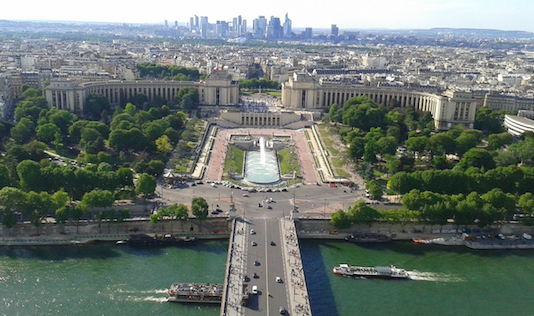
#> input picture 7_segmentation/imgs/paris.png, 534 x 316 px
$ jupyter execute 7_segmentation.ipynb   (shell and % lines are left out)
#> lines starting #> are read from the running program, lines starting #| are printed output that depends on the picture
# Segmentation

Accordingly to wikipedia, segmentation `is the process of partitioning a digital image into multiple segments`.

Segmentation is usefull when you want to know the exacts boudaries of the object you want to select.
In a segmentation task, we assign to each pixel a label, and our goal is to find the best way to assign the best labels...

There is an example of image segmentation :

Segmentation is an old problem in computer vision, also many different approaches exist.
There are some of them :

- color (or texture) based
- region based
- conditionnal random filed based
- graph methods based
- neural network based
- etc.

In this notebok we will look at the simplest form of segmentation : the color based segmentation.

Segmentation is a though task because it's not very well defined (each approach has a different definition).
Further more, segmentation depend on the level of granurality you want, as we can see bellow :

## Libraries

[cell 1]
import numpy as np
import skimage
import matplotlib.pyplot as plt
from matplotlib import gridspec

from skimage import io
from skimage import color
from skimage import filters
from skimage import feature
from skimage import data

from sklearn.cluster import KMeans

import warnings
warnings.filterwarnings("ignore")

## Color Based Segmentation

For this example we want to segment regions of the image based on the color.
To solve this we will have to do vector quantization (its like lossly compression, several colors will take the same value).
This can be done with clustering methods, like K-Means or MeanShift.

[cell 2]
img = io.imread("imgs/paris.png")
#> img is the input picture: shape (316, 534, 4); mean R, G, B, A 106.9, 117.2, 111.3, 255

plt.title("Original Image")
plt.axis("off")
plt.imshow(img)
plt.show()

[cell 3]
#get all pixels values
pixels_values = list(zip(img[:, :, 0].flatten(), img[:, :, 1].flatten(), img[:, :, 2].flatten()))
#> pixels_values = 168744 items

[cell 4]
clst = KMeans(4)
segmentation_pixels_values = clst.fit_predict(pixels_values)

[cell 5]
plt.title("RGB Segmentation Found")
plt.imshow(segmentation_pixels_values.reshape((img.shape[0], img.shape[1])))
plt.show()
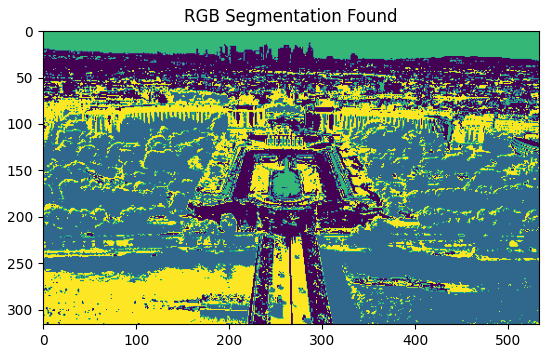
#> figure drawn by matplotlib, 1 panel

print("what do you think about this segmentation ? how could you improve it ?")

## Application: Shadow Removal

[cell 6]
img = io.imread("imgs/shadows/1.jpg")
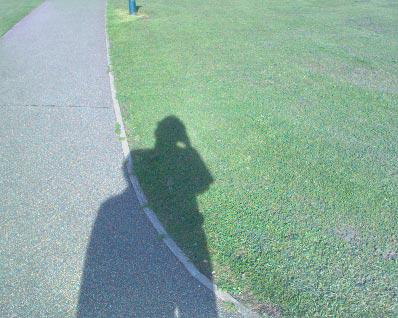
#> input picture 7_segmentation/imgs/shadows/1.jpg, 398 x 318 px
#> img is the input picture: shape (318, 398, 3); mean R, G, B 140.8, 171.2, 158.1
hsv_img = color.rgb2hsv(img)
#> hsv_img: shape (318, 398, 3) float64; mean of channels 0, 1, 2 0.444, 0.213, 0.689

plt.title("Img with Shadow")
plt.axis("off")
plt.imshow(img)
plt.show()

[cell 7]
h = hsv_img[:, :, 0].flatten()
s = hsv_img[:, :, 1].flatten()
v = hsv_img[:, :, 2].flatten()

[cell 8]
clst = KMeans(3)
h_segmentation_pixels_values = clst.fit_predict(np.array([h.flatten()]).T)

plt.title("Hue Segmentation Found")
plt.axis("off")
plt.imshow(h_segmentation_pixels_values.reshape((hsv_img.shape[0], hsv_img.shape[1])))
plt.show()
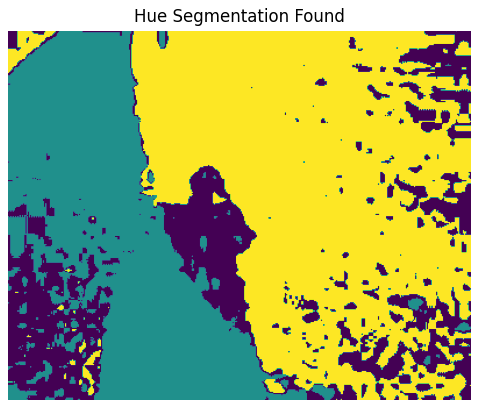
#> figure drawn by matplotlib, 1 panel

print("This channel is the hue/color channel... the number of cluster seem to be to high...")

[cell 9]
clst = KMeans(3)
s_segmentation_pixels_values = clst.fit_predict(np.array([s.flatten()]).T)

plt.title("Saturation Segmentation Found")
plt.axis("off")
plt.imshow(s_segmentation_pixels_values.reshape((hsv_img.shape[0], hsv_img.shape[1])))
plt.show()
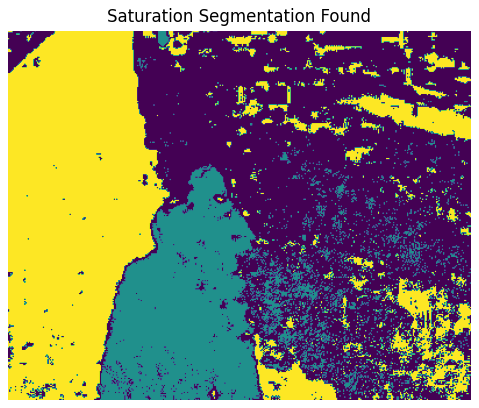
#> figure drawn by matplotlib, 1 panel

print("This channel seem to localize the shaddow... the number of clusters seems not too bad...")

[cell 10]
clst = KMeans(3)
v_segmentation_pixels_values = clst.fit_predict(np.array([v.flatten()]).T)

plt.title("Value Segmentation Found")
plt.axis("off")
plt.imshow(v_segmentation_pixels_values.reshape((hsv_img.shape[0], hsv_img.shape[1])))
plt.show()
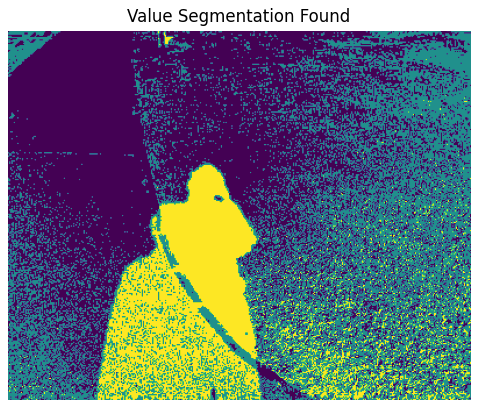
#> figure drawn by matplotlib, 1 panel

print("This channel doesn't look really interresting...")

In our case we only have _2_ main colors, we will set our cluster numbers at _k = 2_ for the _Hue_ channel...

[cell 11]
clst = KMeans(2)
h_segmentation_pixels_values = clst.fit_predict(np.array([h.flatten()]).T)

plt.title("Hue Segmentation Found")
plt.imshow(h_segmentation_pixels_values.reshape((hsv_img.shape[0], hsv_img.shape[1])))
plt.show()
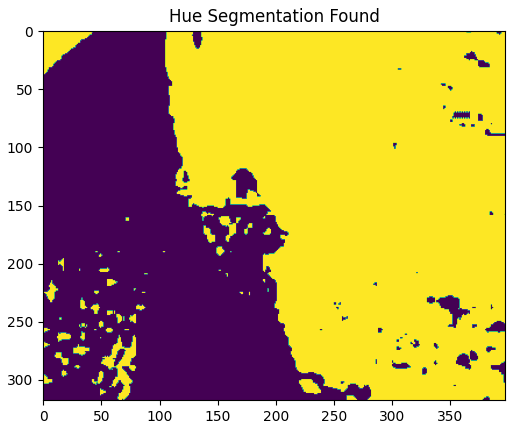
#> figure drawn by matplotlib, 1 panel

Let's find the median saturation of the 2 main colors...

[cell 12]
cluster_0_median_staturation = np.median(s[np.where(h_segmentation_pixels_values == 0)])
#> cluster_0_median_staturation = 0.133
cluster_1_median_staturation = np.median(s[np.where(h_segmentation_pixels_values == 1)])
#> cluster_1_median_staturation = 0.214

cluster_0_median_value = np.median(v[np.where(h_segmentation_pixels_values == 0)])
#> cluster_0_median_value = 0.725
cluster_1_median_value = np.median(v[np.where(h_segmentation_pixels_values == 1)])
#> cluster_1_median_value = 0.718

Let's find by hand the id of the shadow (when running this cell you will maby need to vary the cluster id)...

[cell 13]
shadow_cluster_id = 2 #change to find the right one...

plt.title("Shadow")
plt.axis("off")
plt.imshow((s_segmentation_pixels_values == shadow_cluster_id).reshape(hsv_img.shape[0], hsv_img.shape[1]))
plt.show()
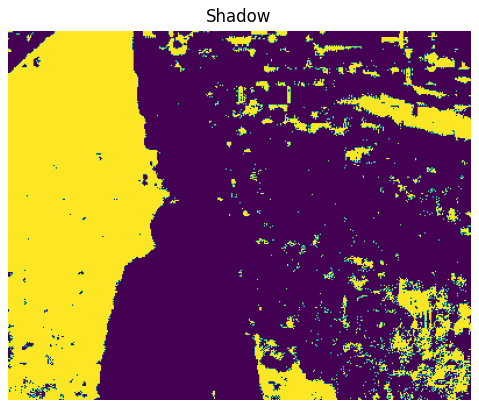
#> figure drawn by matplotlib, 1 panel

[cell 14]
sc0 = set(
    list(np.where(s_segmentation_pixels_values == shadow_cluster_id)[0]) #the shadow
).intersection(
    list(np.where(h_segmentation_pixels_values == 0)[0])                 #one part of the color
)
#> sc0 = 31972 items

for val in sc0:
    s[val] = cluster_0_median_staturation
    v[val] = cluster_0_median_value

[cell 15]
sc1 = set(
    list(np.where(s_segmentation_pixels_values == shadow_cluster_id)[0]) #the shadow
).intersection(
    list(np.where(h_segmentation_pixels_values == 1)[0])                 #other part of the color
)
#> sc1 = 12359 items

for val in sc1:
    s[val] = cluster_1_median_staturation
    v[val] = cluster_1_median_value
#> this loop made 12359 passes
#> val on passes 5 to 7: 10, 11, 98320

[cell 16]
new_hsv_img = np.zeros(hsv_img.shape)

for i in range(new_hsv_img.shape[0]):
    for j in range(new_hsv_img.shape[1]):
        new_hsv_img[i, j, 0] = h[i * new_hsv_img.shape[1] + j]
        new_hsv_img[i, j, 1] = s[i * new_hsv_img.shape[1] + j]
        new_hsv_img[i, j, 2] = v[i * new_hsv_img.shape[1] + j]
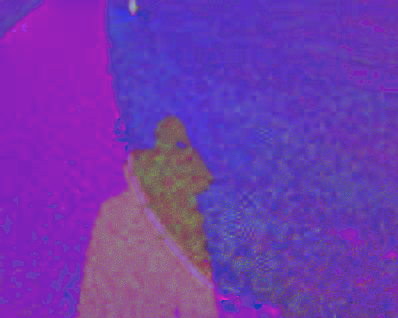
#> new_hsv_img: shape (318, 398, 3) float64; mean of channels 0, 1, 2 0.444, 0.226, 0.676; drawn as R, G, B

[cell 17]
new_img = color.hsv2rgb(new_hsv_img)
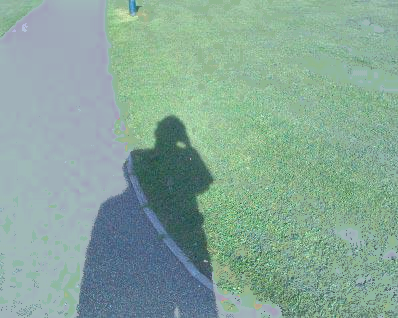
#> new_img: shape (318, 398, 3) float64; mean R, G, B 0.532, 0.658, 0.603


plt.title("Original Image")
plt.axis("off")
plt.imshow(img)
plt.show()

plt.title("After changing Saturation and Value in the Shadow shape")
plt.axis("off")
plt.imshow(new_img)
plt.show()
